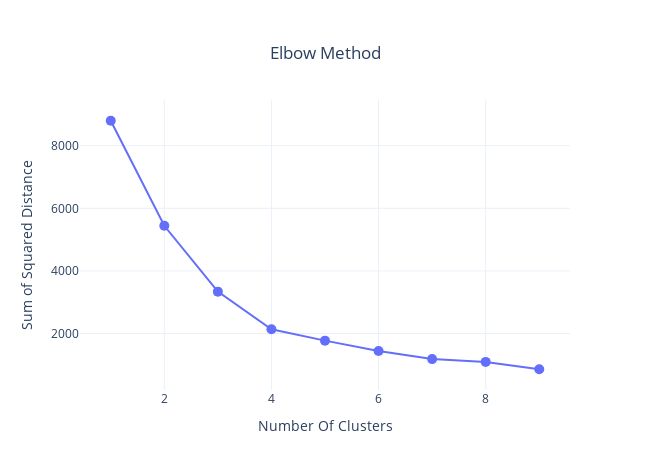

The notebook cell saved with this chart:
### Markdown cell above
# K-Means Clustering

### Code cell
kmeans_data = rfm.loc[:,['recency_score','frequency_score']]

inertia = []

k = [1,2,3,4,5,6,7,8,9]

for i in k:
    
    kmean = KMeans(n_clusters = i)
    kmean.fit(kmeans_data)
    inertia.append(kmean.inertia_)
    
scatter = go.Scatter(x = k, y = inertia, mode = 'lines + markers', marker = dict(size= 10))

layout = go.Layout(title = {'text' : 'Elbow Method',
                            'y' : 0.9,
                            'x' : 0.5,
                            'xanchor' : 'center',
                            'yanchor' : 'top'},
                   width = 650,
                   height = 470,
                   xaxis = dict(title = 'Number Of Clusters'),
                   yaxis = dict(title = 'Sum of Squared Distance'),
                   template = 'plotly_white')

fig = go.Figure(data = scatter, layout = layout)
iplot(fig)

### Figure 1 — Plotly figure (JSON) as saved in the notebook; plotly's stock layout.template omitted (floating-point values rounded to 4 significant figures)
{"data": [{"marker": {"size": 10}, "mode": "lines+markers", "type": "scatter", "x": [1, 2, 3, 4, 5, 6, 7, 8, 9], "y": [8796.0, 5442.0, 3339.0, 2137.0, 1774.0, 1444.0, 1184.0, 1095.0, 859.9]}], "layout": {"height": 470, "title": {"text": "Elbow Method", "x": 0.5, "xanchor": "center", "y": 0.9, "yanchor": "top"}, "width": 650, "xaxis": {"title": {"text": "Number Of Clusters"}}, "yaxis": {"title": {"text": "Sum of Squared Distance"}}}}
